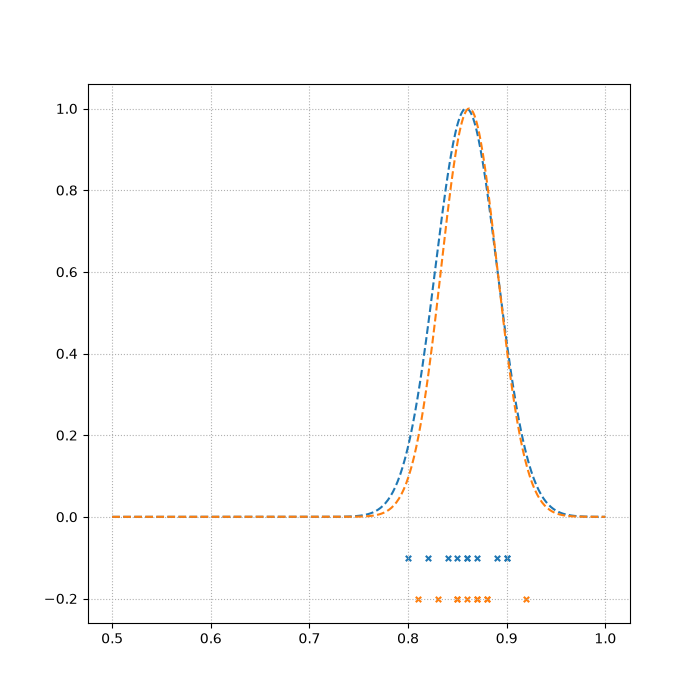

Write Python code to recreate this figure.
from sklearn.neighbors import NearestCentroid

from sklearn.datasets import make_classification
from sklearn.model_selection import StratifiedShuffleSplit, RepeatedStratifiedKFold
from sklearn.metrics import balanced_accuracy_score

from scipy.stats import ttest_ind, ttest_rel
from ftest import F_test

from sklearn.base import clone
import numpy as np

import scipy.stats as stats

import matplotlib.pyplot as plt

N_SPLITS = 10

drs = np.random.RandomState()
RANDOM_STATE = drs.randint(100000)
print(RANDOM_STATE)

CLASSIFIERS = [
    ("NC_E", NearestCentroid(metric="euclidean")),
    ("NC_M", NearestCentroid(metric="manhattan")),
]

splitter = RepeatedStratifiedKFold(random_state=RANDOM_STATE, n_splits=2, n_repeats=5)

X, y = make_classification(random_state=RANDOM_STATE, n_samples=200)

splits_scores = []
for split_idx, (train, test) in enumerate(splitter.split(X, y)):

    classifiers_scores = []

    for clf_name, clf_base in CLASSIFIERS:
        clf = clone(clf_base)
        clf.fit(X[train], y[train])
        y_pred = clf.predict(X[test])
        score = balanced_accuracy_score(y[test], y_pred)

        classifiers_scores.append(score)

    splits_scores.append(classifiers_scores)

scores = np.array(splits_scores)

print(f"{np.mean(scores[:, 0]):.3f}, +/- ({np.std(scores[:, 0]):.3f})")
print(f"{np.mean(scores[:, 1]):.3f}, +/- ({np.std(scores[:, 1]):.3f})")
print(f'w/l/t: {np.sum(scores[:, 0] > scores[:, 1])} | {np.sum(scores[:, 0] < scores[:, 1])} | {np.sum(scores[:, 0] == scores[:, 1])}')



fig, ax = plt.subplots(1, 1, figsize=(7, 7))
space = np.linspace(0.5, 1, 400)
ax.grid(ls=":")

for results_i, results in enumerate(scores.T):
    mu = np.mean(results)
    sigma = np.sqrt(np.var(results))
    ax.scatter(results, np.repeat(-0.1 - 0.1 * results_i, len(results)), s=15, marker='x')
    pdf = stats.norm.pdf(space, mu, sigma)
    pdf = pdf / np.max(pdf)
    ax.plot(space, pdf, ls="--")

plt.savefig(f"stats.png")

s, p = F_test(scores[:, 0], scores[:, 1])
print(f'stat: {s:.3f}, p-value: {p:.3f}')
print('-' * 20)
